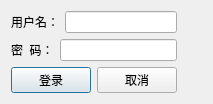
<?xml version="1.0" encoding="UTF-8"?>
<ui version="4.0">
 <class>Dialog</class>
 <widget class="QDialog" name="Dialog">
  <property name="geometry">
   <rect>
    <x>0</x>
    <y>0</y>
    <width>213</width>
    <height>102</height>
   </rect>
  </property>
  <property name="windowTitle">
   <string>Dialog</string>
  </property>
  <layout class="QFormLayout" name="formLayout">
   <item row="0" column="0">
    <layout class="QVBoxLayout" name="verticalLayout">
     <item>
      <layout class="QHBoxLayout" name="horizontalLayout">
       <item>
        <widget class="QLabel" name="labelUsername">
         <property name="text">
          <string>用户名：</string>
         </property>
        </widget>
       </item>
       <item>
        <widget class="QLineEdit" name="lineEditUsername"/>
       </item>
      </layout>
     </item>
     <item>
      <layout class="QHBoxLayout" name="horizontalLayout_2">
       <item>
        <widget class="QLabel" name="labelPassword">
         <property name="text">
          <string>密  码：</string>
         </property>
        </widget>
       </item>
       <item>
        <widget class="QLineEdit" name="lineEditPassword">
         <property name="inputMethodHints">
          <set>Qt::ImhHiddenText|Qt::ImhNoAutoUppercase|Qt::ImhNoPredictiveText|Qt::ImhSensitiveData</set>
         </property>
         <property name="echoMode">
          <enum>QLineEdit::Password</enum>
         </property>
        </widget>
       </item>
      </layout>
     </item>
     <item>
      <layout class="QHBoxLayout" name="horizontalLayout_3">
       <item>
        <widget class="QPushButton" name="pushButtonLogin">
         <property name="text">
          <string>登录</string>
         </property>
        </widget>
       </item>
       <item>
        <widget class="QPushButton" name="pushButtonCancel">
         <property name="text">
          <string>取消</string>
         </property>
        </widget>
       </item>
      </layout>
     </item>
    </layout>
   </item>
  </layout>
 </widget>
 <layoutdefault spacing="6" margin="11"/>
 <resources/>
 <connections>
  <connection>
   <sender>pushButtonCancel</sender>
   <signal>clicked()</signal>
   <receiver>Dialog</receiver>
   <slot>close()</slot>
   <hints>
    <hint type="sourcelabel">
     <x>152</x>
     <y>79</y>
    </hint>
    <hint type="destinationlabel">
     <x>209</x>
     <y>83</y>
    </hint>
   </hints>
  </connection>
 </connections>
</ui>
